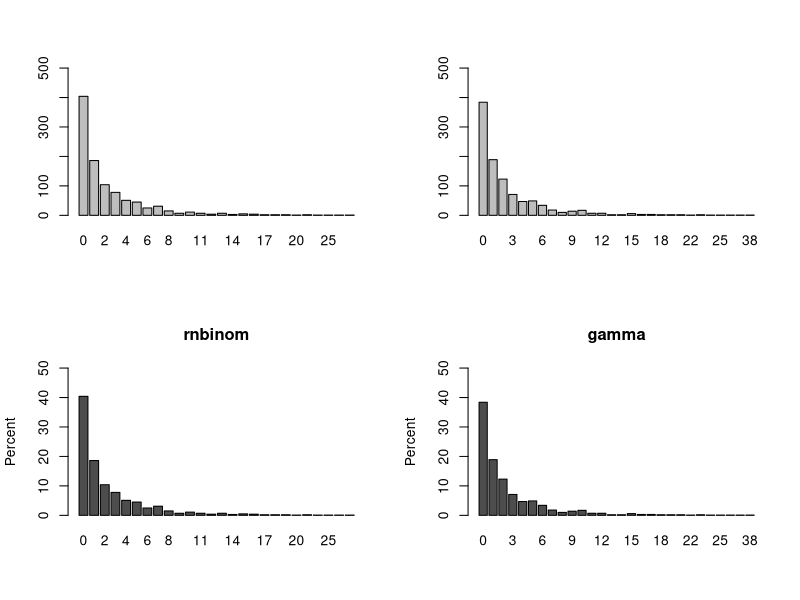

R code for this plot:

#~~~~~~~~~~~~~~~~~~~~~~~~~~~~~~~~~~~~~~~~~~~~~~~~~~~~~~~~~~~

# gamma and rnbinom equivalence 

  rm(list=ls())
  require(tidyverse)
  require(MASS)
  
  roundUpNice <- function(x, nice=c(1,2,4,5,6,8,10)) {
    if(length(x) != 1) stop("'x' must be of length 1")
    10^floor(log10(x)) * nice[[which(x <= 10^floor(log10(x)) * nice)[[1]]]]
  }
  
#~~~~~~~~~~~~~~~~~~~~~~~~~~~~~~~~~~~~~~~~~~~~~~~~~~~~~~~~~~~~
  
  # pop parameters
  n  <- 1000
  k  <- 1.3   # this is k, alpha=1/k
  1/k         # alpha reported as theta in neg binomial
  mu <- 2
  
  fup  <- 2
  drop <- 0.4

#~~~~~~~~~~~~~~~~~~~~~~~~~~~~~~~~~~~~~~~~~~~~~~~~~~~~~~~~~~~~
  
  # discontinuations and follow up
  f        <- - rexp(n) / log(1-drop)
  length   <- ifelse(f > fup, fup, f)   
  logleng  <- log(length)  # offset
  
#~~~~~~~~~~~~~~~~~~~~~~~~~~~~~~~~~~~~~~~~~~~~~~~~~~~~~~~~~~~~ 
  
  # rnbinom approach
  mu   <-   c(rep(mu,n) )
  y <-  rnbinom(n,  p=1/(1+ mu*length* k),  size=1/k)  
  summary(glm.nb(y~1+offset(logleng)))

#~~~~~~~~~~~~~~~~~~~~~~~~~~~~~~~~~~~~~~~~~~~~~~~~~~~~~~~~~~~~~~
  
  ## Simulate the gamma-shaped subject effect
  s <- rgamma(n, shape = 1/k, scale = k)
  lambda1 <- mu * s  ## Simulate rate
  y_0 <- rpois(n = n, lambda = (length*lambda1))  # Simulate counts, added length here
  summary(glm.nb(y_0~1 +offset(logleng)))

#~~~~~~~~~~~~~~~~~~~~~~~~~~~~~~~~~~~~~~~~~~~~~~~~~~~~~~~~~~~~~~
  

#~~~~~~~~~~~~~~~~~~~~~~~~~~~~~~~~~~~~~~~~~~~~~~~~~~~~~~~~~~~~~
  # plot
  
  trt <- y
  pla <- y_0
  
  # plot counts
  par(mfrow=c(2,2))
  u <- roundUpNice(max(trt %>% table, pla %>% table))
  trt %>% table %>% barplot(ylim=c(0,u)) #q
  pla %>% table %>% barplot(ylim=c(0,u)) #q
  trt %>% table %>% prop.table
  pla %>% table %>% prop.table
  # par(mfrow=c(1,1))
  
  # plot proportion
  # par(mfrow=c(1,2))
  data_perc <- t(prop.table(table(trt)))  * 100     # Convert data to probability table
  data_perc1 <- t(prop.table(table(pla))) * 100     # Convert data to probability table
  u <- roundUpNice(max(data_perc,data_perc1))
  barplot(data_perc,  ylab = "Percent", main ="rnbinom", ylim=c(0,u))
  barplot(data_perc1, ylab = "Percent", main ="gamma",   ylim=c(0,u))
  par(mfrow=c(1,1))
   
#~~~~~~~~~~~~~~~~~~~~~~~~~~~~~~~~~~~~~~~~~~~~~~~~~~~~~~~~~~~~~~
#~~~~~~~~~~~~~~~~~~~~~~~~~~~~~~~~~~~~~~~~~~~~~~~~~~~~~~~~~~~~~~
  
  
  
  
  
   
  
  
  
  
  
  
  